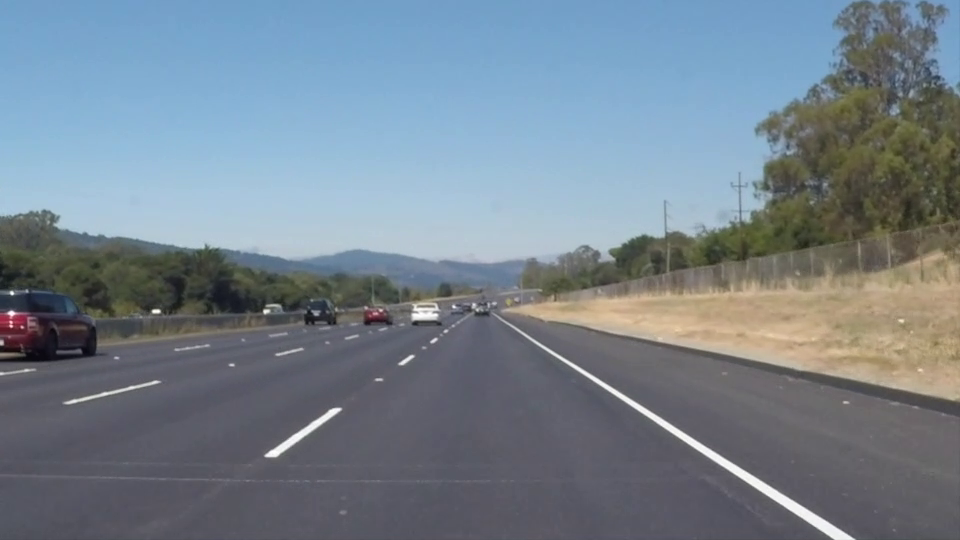
#> input picture frame 22 of whiteline.mp4, 960 x 540 px, given in place of challenge.mp4, which was not available
$ python problem3.py
#> lines starting #> are read from the running program, lines starting #| are printed output that depends on the picture; after the words box and inside, x2 and y2 are one past the last pixel; in counts of white or black regions, pixels touching at a corner belong together; pictures that were not available may be replaced by others from this repository, and a replacement may not be noted
import numpy as np
import matplotlib.pyplot as plt
import cv2

# [19 lines left out: function leastsquare, not called in this run]

def yellow_mask(image):
    hsv = cv2.cvtColor(image , cv2.COLOR_BGR2HSV)
    lower = np.array([22,100,100])
    upper = np.array([45 ,255,255])
    yellow_mask = cv2.inRange(hsv , lower , upper)
    return yellow_mask

def white_mask(image):
    hsv = cv2.cvtColor(image , cv2.COLOR_BGR2HSV)
    lower = np.array([0,0,230])
    upper = np.array([255 ,255,255])
    white = cv2.inRange(hsv,lower , upper)
    return white
#roi for yello and white mask only
def roi(img , vertices):
    mask = np.zeros_like(img)
    channel_count = img.shape[2]
    match_mask_color = (255,) * channel_count
    cv2.fillPoly(mask , vertices , match_mask_color)
    masked_image = cv2.bitwise_and(img , mask)
    return masked_image

def warp(img , src , dst):
    height , width = img.shape[:2]
    forward_warp = cv2.getPerspectiveTransform(src,dst)
    inverse_warp = cv2.getPerspectiveTransform(dst,src)
    warped = cv2.warpPerspective(img , forward_warp , (width,height) , flags = cv2.INTER_LINEAR)
    return warped , forward_warp , inverse_warp

# [13 lines left out: functions unwarp, lane, not called in this run]

def sliding_window(img):
    ym_per_pix = 3.048/100
    xm_per_pix = 3.7/378

    nwindows = 9
    margin = 100
    minpix = 50
    histogram = np.sum(img[img.shape[0]//2:,:], axis=0)

    out_img = np.dstack((img, img, img))*255

    midpoint = np.int32(histogram.shape[0]/2)
    leftx_base = np.argmax(histogram[:midpoint])
    rightx_base = np.argmax(histogram[midpoint:]) + midpoint

    window_height = np.int32(img.shape[0]/nwindows)
    nonzero = img.nonzero()
    nonzeroy = np.array(nonzero[0])
    nonzerox = np.array(nonzero[1])
    leftx_current = leftx_base
    rightx_current = rightx_base
    left_lane_inds = []
    right_lane_inds = []
    for window in range(nwindows):
        win_y_low = img.shape[0] - (window+1)*window_height
        win_y_high = img.shape[0] - window*window_height
        win_xleft_low = leftx_current - margin
        win_xleft_high = leftx_current + margin
        win_xright_low = rightx_current - margin
        win_xright_high = rightx_current + margin
        cv2.rectangle(out_img,(win_xleft_low,win_y_low),(win_xleft_high,win_y_high),(0,255,0), 2)
        cv2.rectangle(out_img,(win_xright_low,win_y_low),(win_xright_high,win_y_high),(0,255,0), 2)
        good_left_inds = ((nonzeroy >= win_y_low) & (nonzeroy < win_y_high) & (nonzerox >= win_xleft_low) & (nonzerox < win_xleft_high)).nonzero()[0]
        good_right_inds = ((nonzeroy >= win_y_low) & (nonzeroy < win_y_high) & (nonzerox >= win_xright_low) & (nonzerox < win_xright_high)).nonzero()[0]
        left_lane_inds.append(good_left_inds)
        right_lane_inds.append(good_right_inds)
        if len(good_left_inds) > minpix:
            leftx_current = np.int32(np.mean(nonzerox[good_left_inds]))
        if len(good_right_inds) > minpix:
            rightx_current = np.int32(np.mean(nonzerox[good_right_inds]))

    left_lane_inds = np.concatenate(left_lane_inds)
    right_lane_inds = np.concatenate(right_lane_inds)

    leftx = nonzerox[left_lane_inds]
    lefty = nonzeroy[left_lane_inds]
    rightx = nonzerox[right_lane_inds]
    righty = nonzeroy[right_lane_inds]

    left_fit = np.polyfit(lefty, leftx, 2)
    right_fit = np.polyfit(righty, rightx, 2)

    left_fit_m = np.polyfit(lefty*ym_per_pix, leftx*xm_per_pix, 2)
    right_fit_m = np.polyfit(righty*ym_per_pix, rightx*xm_per_pix, 2)

    out_img[nonzeroy[left_lane_inds], nonzerox[left_lane_inds]] = [255, 0, 0]
    out_img[nonzeroy[right_lane_inds], nonzerox[right_lane_inds]] = [0, 0, 255]

    return left_fit, right_fit, left_fit_m, right_fit_m, out_img


# [118 lines left out: functions get_center_dist, combine_radii, create_final_image, add_image_text, final_pipeline, drawcircle and 1 more, not called in this run]


cap = cv2.VideoCapture('challenge.mp4')

# [6 lines of commented-out code are left out]

while(True):
    ret , frame = cap.read()
#> frame is the input picture: shape (540, 960, 3); mean B, G, R 141.9, 130.7, 117.7

    if ret == True:
        og = frame.copy()

        height = int(frame.shape[0])
        width = int(frame.shape[1])
        roi_vertices = [(0,height) , (int(width/2)  , int(height/2)) , (width,height)]
        frame = roi(frame , np.array([roi_vertices] ,np.int32))
#> in roi, `cv2.fillPoly(mask , vertices , match_mask_color)`:
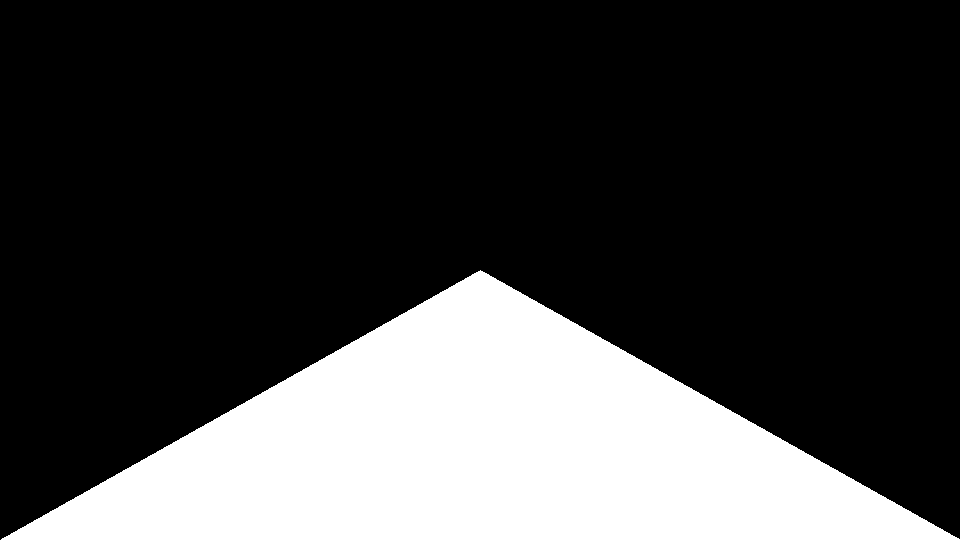
#> mask: shape (540, 960, 3); 25% white; 1 white region, box (x1, y1, x2, y2) and area: (1, 270, 960, 540) 129810
#> in roi, `masked_image = cv2.bitwise_and(img , mask)`:
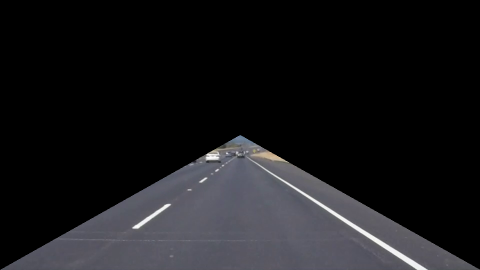
#> masked_image: shape (540, 960, 3) (shown at 1/2 size); mean B, G, R 26.6, 24.2, 24.3
        yellow_m = yellow_mask(frame)

        white_m  = white_mask(frame)
#> in white_mask, `white = cv2.inRange(hsv,lower , upper)`:
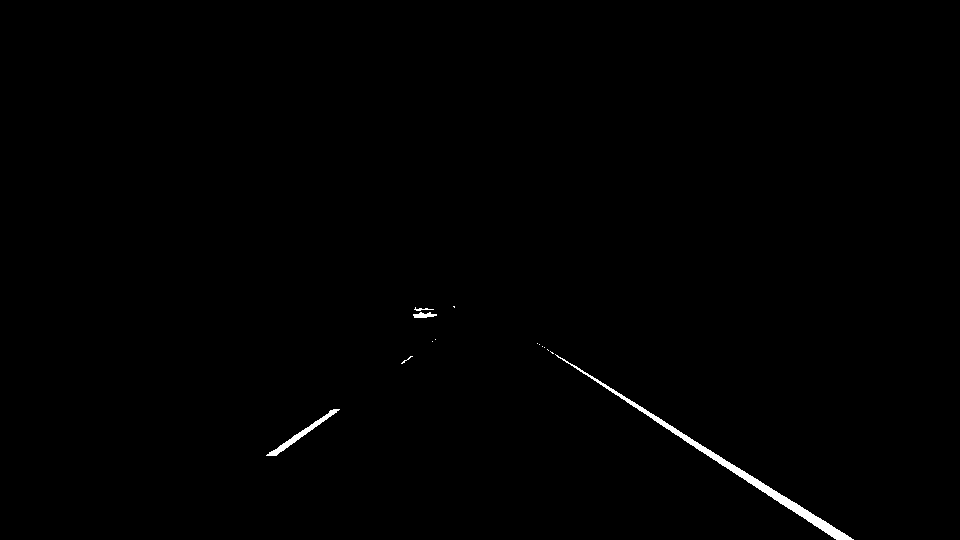
#> white: shape (540, 960); 0.5% white; 14 white regions (10 under 20 px), largest, box (x1, y1, x2, y2) and area: (555, 354, 854, 540) 1979, (266, 409, 340, 456) 426, (413, 312, 437, 318) 94, (414, 307, 434, 311) 33
        #frame to combine
        combine = cv2.bitwise_or(yellow_m,white_m)

        #warping
        src = np.float32([(575,464) ,(707,464) , (258,682) , (1049,682) ])
        dst = np.float32([ (400,0) ,(width-400 ,0) ,(400,height) , (width-400,height)])
        #one frame to combine
        warp_ , M , M_inv = warp(combine , src , dst)
#> M = [[-0.126, -1.13, 557.4], [-5.42e-16, -1.54, 715.5], [-1e-18, -0.00238, 1]]; M_inv = [[0.825, -0.985, 245], [1.02e-16, -0.648, 464], [0, -0.00154, 1]]

        hist = sliding_window(warp_)
#> in sliding_window, `histogram = np.sum(img[img.shape[0]//2:,:], axis=0)`: histogram = 960 values, max 35995 at index 571, min 0 at index 0, mean 351.5
#> in sliding_window, `leftx_base = np.argmax(histogram[:midpoint])`: leftx_base = 0
#> in sliding_window, `rightx_base = np.argmax(histogram[midpoint:]) + midpoint`: rightx_base = 571
#> in sliding_window, `nonzero = img.nonzero()`: nonzero = 5590 positions, rows 0 to 411, columns 564 to 593
#> in sliding_window, `nonzeroy = np.array(nonzero[0])`: nonzeroy = 5590 values from 0 to 411
#> in sliding_window, `nonzerox = np.array(nonzero[1])`: nonzerox = 5590 values, max 593 at index 33, min 564 at index 5564, mean 577.1
#> in sliding_window, `leftx_current = leftx_base`: leftx_current = 0
#> in sliding_window, `rightx_current = rightx_base`: rightx_current = 571
#> the loop in sliding_window, `for window in range(nwindows):` made 9 passes
#> (win_xright_low, win_xright_high, rightx_current) on passes 3 to 9: (471, 671, 569), (469, 669, 571), (471, 671, 573), (473, 673, 576), (476, 676, 578), (478, 678, 580), (480, 680, 582)
#> after the loop in sliding_window, `for window in range(nwindows):`:
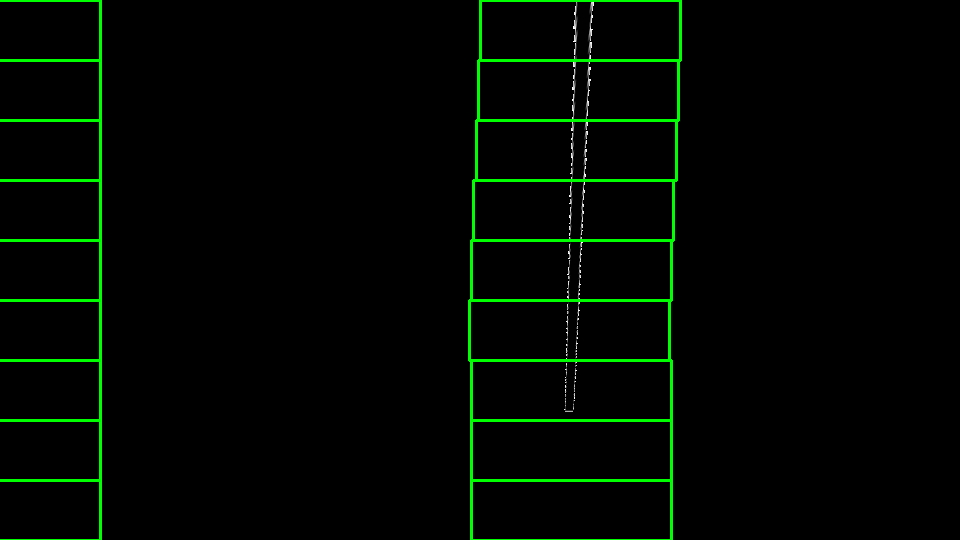
#> out_img: shape (540, 960, 3); mean of channels 0, 1, 2 0.4, 6.7, 0.4; drawn as B, G, R
#> after the loop in sliding_window, `for window in range(nwindows):`: left_lane_inds = [empty array, empty array, empty array, empty array, empty array, empty array, empty array, empty array, empty array]; right_lane_inds = 9 items
#> in sliding_window, `left_lane_inds = np.concatenate(left_lane_inds)`: left_lane_inds = empty array
#> in sliding_window, `right_lane_inds = np.concatenate(right_lane_inds)`: right_lane_inds = 5590 values, max 5589 at index 503, min 0 at index 4553, mean 2794.5
#> in sliding_window, `leftx = nonzerox[left_lane_inds]`: leftx = empty array
#> in sliding_window, `rightx = nonzerox[right_lane_inds]`: rightx = 5590 values, max 593 at index 4586, min 564 at index 478, mean 577.1
#> in sliding_window, `righty = nonzeroy[right_lane_inds]`: righty = 5590 values, max 411 at index 496, min 0 at index 4553, mean 183.4
#> (the run stopped early here; a loop or call above may not have finished)

$ run again, starting later in the video
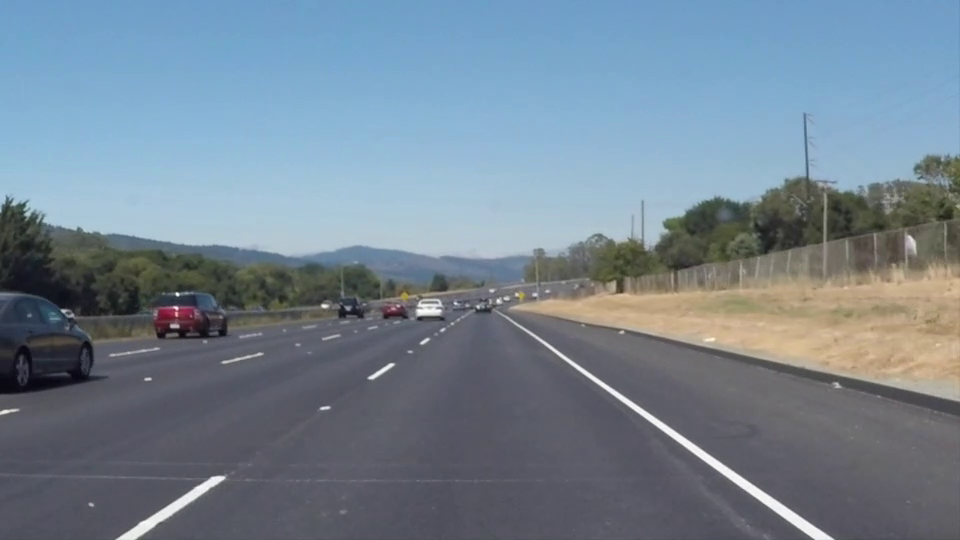
#> input picture frame 99 of whiteline.mp4, 960 x 540 px, given in place of challenge.mp4, which was not available
#> frame is the input picture: shape (540, 960, 3); mean B, G, R 146, 132.3, 116.7
#> mask: shape (540, 960, 3); 25% white; 1 white region, box (x1, y1, x2, y2) and area: (1, 270, 960, 540) 129810
#> hsv: shape (540, 960, 3); mean H, S, V 29.5, 7, 26.5
#> yellow_mask: shape (540, 960); 0% white; 2 white regions (2 under 20 px)
#> white: shape (540, 960); 0.56% white; 12 white regions (7 under 20 px), largest, box (x1, y1, x2, y2) and area: (543, 342, 833, 540) 1901, (121, 477, 224, 540) 835, (417, 308, 441, 314) 79, (370, 364, 393, 378) 51, (419, 305, 437, 307) 21
#> M = [[-0.126, -1.13, 557.4], [-5.42e-16, -1.54, 715.5], [-1e-18, -0.00238, 1]]; M_inv = [[0.825, -0.985, 245], [1.02e-16, -0.648, 464], [0, -0.00154, 1]]
#> histogram = 960 values, max 35995 at index 560, min 0 at index 0, mean 618.5
#> leftx_base = 172
#> rightx_base = 560
#> nonzero = 8072 positions, rows 0 to 411, columns 72 to 579
#> nonzeroy = 8072 values from 0 to 411
#> nonzerox = 8072 values, max 579 at index 32, min 72 at index 2166, mean 421.2
#> in sliding_window, `leftx_current = leftx_base`: leftx_current = 172
#> in sliding_window, `rightx_current = rightx_base`: rightx_current = 560
#> the loop in sliding_window, `for window in range(nwindows):` made 9 passes
#> (win_xleft_low, win_xleft_high, win_xright_low, win_xright_high, leftx_current, rightx_current) on passes 3 to 7: (72, 272, 460, 660, 231, 560), (131, 331, 460, 660, 197, 561), (97, 297, 461, 661, 159, 563), (59, 259, 463, 663, 122, 564), (22, 222, 464, 664, 91, 566)
#> after the loop in sliding_window, `for window in range(nwindows):`:
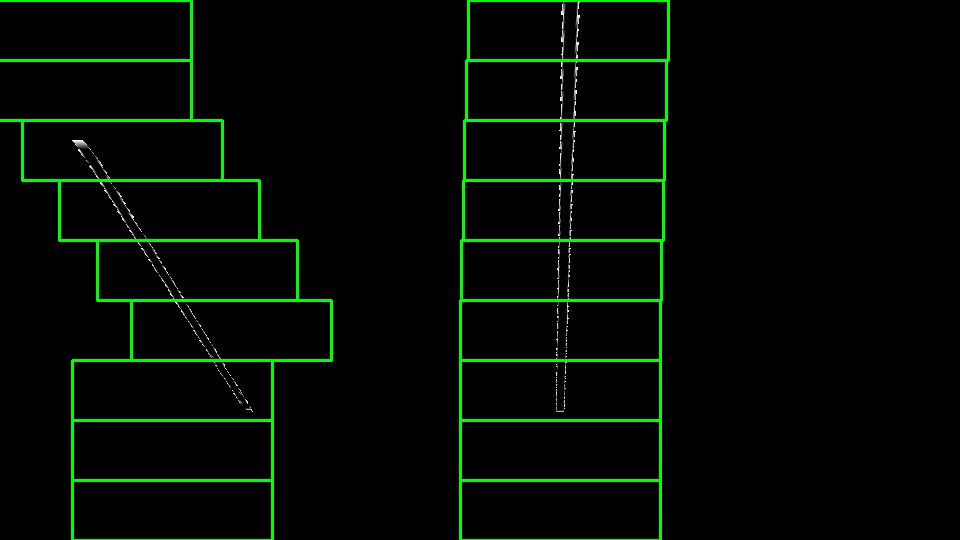
#> out_img: shape (540, 960, 3); mean of channels 0, 1, 2 0.6, 9.1, 0.6; drawn as B, G, R
#> after the loop in sliding_window, `for window in range(nwindows):`: left_lane_inds = 9 items
#> in sliding_window, `left_lane_inds = np.concatenate(left_lane_inds)`: left_lane_inds = 2853 values, max 8063 at index 422, min 2166 at index 2361, mean 5112.5
#> in sliding_window, `right_lane_inds = np.concatenate(right_lane_inds)`: right_lane_inds = 5219 values, max 8071 at index 468, min 0 at index 4249, mean 3446.8
#> leftx = 2853 values, max 252 at index 422, min 72 at index 2361, mean 157.1
#> lefty = 2853 values, max 411 at index 422, min 140 at index 2361, mean 264.6
#> rightx = 5219 values, max 579 at index 4281, min 556 at index 0, mean 565.6
#> righty = 5219 values, max 411 at index 461, min 0 at index 4249, mean 182.9
#> in sliding_window, `left_fit = np.polyfit(lefty, leftx, 2)`: left_fit = [-1.45e-05, 0.634, -9.55]
#> in sliding_window, `right_fit = np.polyfit(righty, rightx, 2)`: right_fit = [1.28e-06, -0.027, 570.5]
#> in sliding_window, `left_fit_m = np.polyfit(lefty*ym_per_pix, leftx*xm_per_pix, 2)`: left_fit_m = [-0.000152, 0.204, -0.0935]
#> in sliding_window, `right_fit_m = np.polyfit(righty*ym_per_pix, rightx*xm_per_pix, 2)`: right_fit_m = [1.35e-05, -0.00867, 5.58]
#> hist = 5 items
#> the loop in sliding_window (call 2), `for window in range(nwindows):` made 9 passes
#> `left_fit, right_fit, left_fit_m, right_fit_m, out_img = sliding_window..`: left_fit = [-1.45e-05, 0.634, -9.55]; right_fit = [1.28e-06, -0.027, 570.5]; left_fit_m = [-0.000152, 0.204, -0.0935]; right_fit_m = [1.35e-05, -0.00867, 5.58]
#> `left_fitx = left_fit[0]*ploty**2 + left_fit[1]*ploty + left_fit[2]`: left_fitx = 540 values from -9.55 to 328
#> `right_fitx = right_fit[0] *ploty**2 + right_fit[1]*ploty + right_fit[2]`: right_fitx = 540 values, max 570.5 at index 0, min 556.3 at index 539, mean 563.3
#> in final_pipeline, `left_fit, right_fit, left_fit_m, right_fit_m, out_img = sliding_window..`: left_fit = [-1.45e-05, 0.634, -9.55]; right_fit = [1.28e-06, -0.027, 570.5]; left_fit_m = [-0.000152, 0.204, -0.0935]; right_fit_m = [1.35e-05, -0.00867, 5.58]
#> left = [-1.45e-05, 0.634, -9.55]
#> right = [1.28e-06, -0.027, 570.5]
#> curve_rad_left = 57309.1
#> curve_rad_right = 390678.7
#> left_rad = 57309.1; right_rad = 390678.7; curve_rad = 223993.9
#> leftPos = 427.2
#> rightPos = 552.2
#> in get_center_dist, `lane_middle = int((rightPos - leftPos)/2.)+leftPos`: lane_middle = 489.2
#> in get_center_dist, `lane_middle = lane_middle * xm_per_pix`: lane_middle = 4.79
#> mag = -1.48
#> head = 'Left'; center = -1.48
#> in create_final_image, `left_fitx = left_fit[0]*ploty**2 + left_fit[1]*ploty + left_fit[2]`: left_fitx = 540 values from -9.55 to 328
#> pts_left = 540 pairs, first value -9.55 to 328, second value 0 to 539
#> pts_right = 540 pairs, first value 556.3 to 570.5, second value 0 to 539
#> pts = 1080 pairs, first value -9.55 to 570.5, second value 0 to 539
#> Minv has the same summary as M_inv outside unwarp
#> font = 2
#> in add_image_text, `text = 'Average Radius of curvature: ' + '{:04.0f}'.format(int(average..`: text = 'Average Radius of curvature: 223993m'
#> in add_image_text, `text = '{:03.2f}'.format(abs(center)) + 'm '+ head + ' of center'`: text = '1.48m Left of center'
#> in concatenated, `result4 = np.concatenate((img1, result3), axis = 1)`:
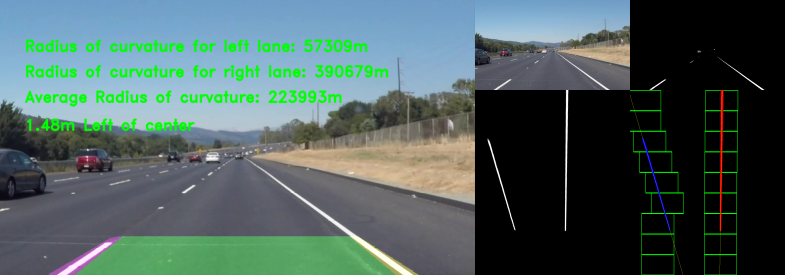
#> result4: shape (550, 1570, 3) (shown at 1/2 size); mean of channels 0, 1, 2 93.5, 96.1, 75.8; drawn as B, G, R
